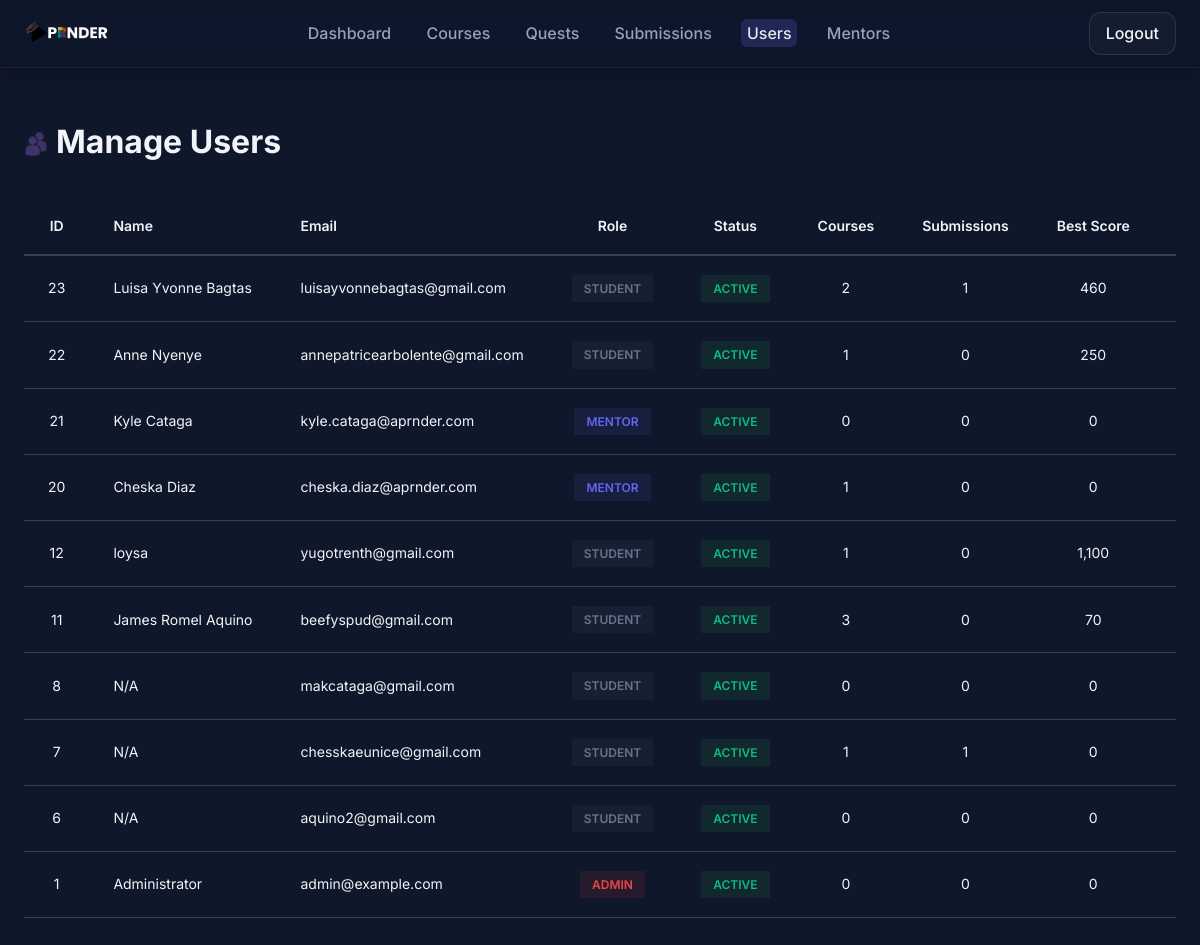
Page /public/admin/users.php (signed in) on the committed database.
### tables this page shows
CREATE TABLE `user_profiles` (
  `user_id` int(10) UNSIGNED NOT NULL,
  `full_name` varchar(150) NOT NULL,
  `avatar_url` varchar(255) DEFAULT NULL,
  `bio` text DEFAULT NULL,
  `preferences` longtext DEFAULT NULL CHECK (json_valid(`preferences`))
);

CREATE TABLE `users` (
  `id` int(10) UNSIGNED NOT NULL,
  `email` varchar(190) NOT NULL,
  `password_hash` varchar(255) NOT NULL,
  `role` enum('student','mentor','admin','user') NOT NULL DEFAULT 'student',
  `active` tinyint(1) NOT NULL DEFAULT 1,
  `email_verified` tinyint(1) NOT NULL DEFAULT 0,
  `verification_token` varchar(64) DEFAULT NULL,
  `last_login` timestamp NULL DEFAULT NULL,
  `created_at` timestamp NOT NULL DEFAULT current_timestamp(),
  `updated_at` timestamp NOT NULL DEFAULT current_timestamp() ON UPDATE current_timestamp()
);

### src/db.php (called while the page is built, shortened)
<?php
function db(): PDO {
    static $pdo = null;
    if ($pdo instanceof PDO) {
        return $pdo;
    }
    $dsn = 'mysql:host=' . DB_HOST . ';dbname=' . DB_NAME . ';charset=utf8mb4';
    $options = [
        PDO::ATTR_ERRMODE => PDO::ERRMODE_EXCEPTION,
        PDO::ATTR_DEFAULT_FETCH_MODE => PDO::FETCH_ASSOC,
        PDO::ATTR_EMULATE_PREPARES => false,
    ];
    $pdo = new PDO($dsn, DB_USER, DB_PASS, $options);
    return $pdo;
}

### public/admin/users.php (the view, shortened to what this page needs)
<?php
$action = $_GET['action'] ?? 'list';
$usersStmt = db()->query('
    SELECT u.*, p.full_name,
           COUNT(DISTINCT e.course_id) as enrolled_courses,
           COUNT(DISTINCT s.id) as submissions,
           MAX(gs.score) as best_score
    FROM users u
    LEFT JOIN user_profiles p ON p.user_id = u.id
    LEFT JOIN enrollments e ON e.user_id = u.id
    LEFT JOIN submissions s ON s.user_id = u.id
    LEFT JOIN game_scores gs ON gs.user_id = u.id
    GROUP BY u.id
    ORDER BY u.created_at DESC
');
$users = $usersStmt->fetchAll();
?>
<!DOCTYPE html>
<html lang="en">
<head>
    <link rel="stylesheet" href="../styles.css">
</head>
<body>
    <nav class="navbar">
        <div class="container">
            <div class="nav-content">
                <a href="../index.php" class="logo">
                    <img src="../../images/APRNDR (4).png" alt="Aprnder Logo" style="height: 48px; width: auto;">
                </a>
                <ul class="nav-links">
                    <li><a href="dashboard.php">Dashboard</a></li>
                    <li><a href="courses.php">Courses</a></li>
                    <li><a href="quests.php">Quests</a></li>
                    <li><a href="submissions.php">Submissions</a></li>
                    <li><a href="users.php" class="active">Users</a></li>
                    <li><a href="mentors.php">Mentors</a></li>
                </ul>
                <a href="../logout.php" class="btn-login">Logout</a>
            </div>
        </div>
    </nav>
    <section class="admin-section">
        <div class="container">
            <?php if ($action === 'list'): ?>
                <div class="admin-header">
                    <h1><img src="../../images/Students.png" alt="Users" style="width: 24px; height: 24px; object-fit: contain; vertical-align: middle; margin-right: 8px;">Manage Users</h1>
                </div>
                <?php if (!empty($users)): ?>
                    <div class="admin-table-wrapper">
                        <table class="admin-table">
                            <thead>
                                <tr>
                                    <th>ID</th>
                                    <th>Name</th>
                                    <th>Email</th>
                                    <th>Role</th>
                                    <th>Status</th>
                                    <th>Courses</th>
                                    <th>Submissions</th>
                                    <th>Best Score</th>
                                    <th>Joined</th>
                                </tr>
                            </thead>
                            <tbody>
                                <?php foreach ($users as $u): ?>
                                    <tr>
                                        <td><?php echo $u['id']; ?></td>
                                        <td><?php echo htmlspecialchars($u['full_name'] ?? 'N/A'); ?></td>
                                        <td><?php echo htmlspecialchars($u['email']); ?></td>
                                        <td>
                                            <span class="role-badge role-<?php echo $u['role']; ?>">
                                                <?php echo ucfirst($u['role']); ?>
                                            </span>
                                        </td>
                                        <td>
                                            <?php if ($u['active']): ?>
                                                <span class="status-badge status-passed">Active</span>
                                            <?php else: ?>
                                                <span class="status-badge status-failed">Inactive</span>
                                            <?php endif; ?>
                                        </td>
                                        <td><?php echo (int)$u['enrolled_courses']; ?></td>
                                        <td><?php echo (int)$u['submissions']; ?></td>
                                        <td><?php echo number_format((int)$u['best_score']); ?></td>
                                        <td><?php echo date('M j, Y', strtotime($u['created_at'])); ?></td>
                                    </tr>
                                <?php endforeach; ?>
                            </tbody>
                        </table>
                    </div>
                <?php endif; ?>
            <?php endif; ?>
        </div>
    </section>
</body>
</html>

### rows in the picture
user_profiles: user_id "23", full_name "Luisa Yvonne Bagtas", user_id.email "luisayvonnebagtas@gmail.com", user_id.role "STUDENT", enrolled_courses "2", submissions "1", best_score "460"
user_profiles: user_id "22", full_name "Anne Nyenye", user_id.email "annepatricearbolente@gmail.com", user_id.role "STUDENT", enrolled_courses "1", submissions "0", best_score "250"
user_profiles: user_id "21", full_name "Kyle Cataga", user_id.email "kyle.cataga@aprnder.com", user_id.role "MENTOR", enrolled_courses "0", submissions "0", best_score "0"
user_profiles: user_id "20", full_name "Cheska Diaz", user_id.email "cheska.diaz@aprnder.com", user_id.role "MENTOR", enrolled_courses "1", submissions "0", best_score "0"
user_profiles: user_id "12", full_name "loysa", user_id.email "yugotrenth@gmail.com", user_id.role "STUDENT", enrolled_courses "1", submissions "0", best_score "1,100"
user_profiles: user_id "11", full_name "James Romel Aquino", user_id.email "beefyspud@gmail.com", user_id.role "STUDENT", enrolled_courses "3", submissions "0", best_score "70"
users: id "8", full_name "N/A", email "makcataga@gmail.com", role "STUDENT", active "ACTIVE", enrolled_courses "0", submissions "0", best_score "0"
users: id "7", full_name "N/A", email "chesskaeunice@gmail.com", role "STUDENT", active "ACTIVE", enrolled_courses "1", submissions "1", best_score "0"
users: id "6", full_name "N/A", email "aquino2@gmail.com", role "STUDENT", active "ACTIVE", enrolled_courses "0", submissions "0", best_score "0"
user_profiles: user_id "1", full_name "Administrator", user_id.email "admin@example.com", user_id.role "ADMIN", enrolled_courses "0", submissions "0", best_score "0"
